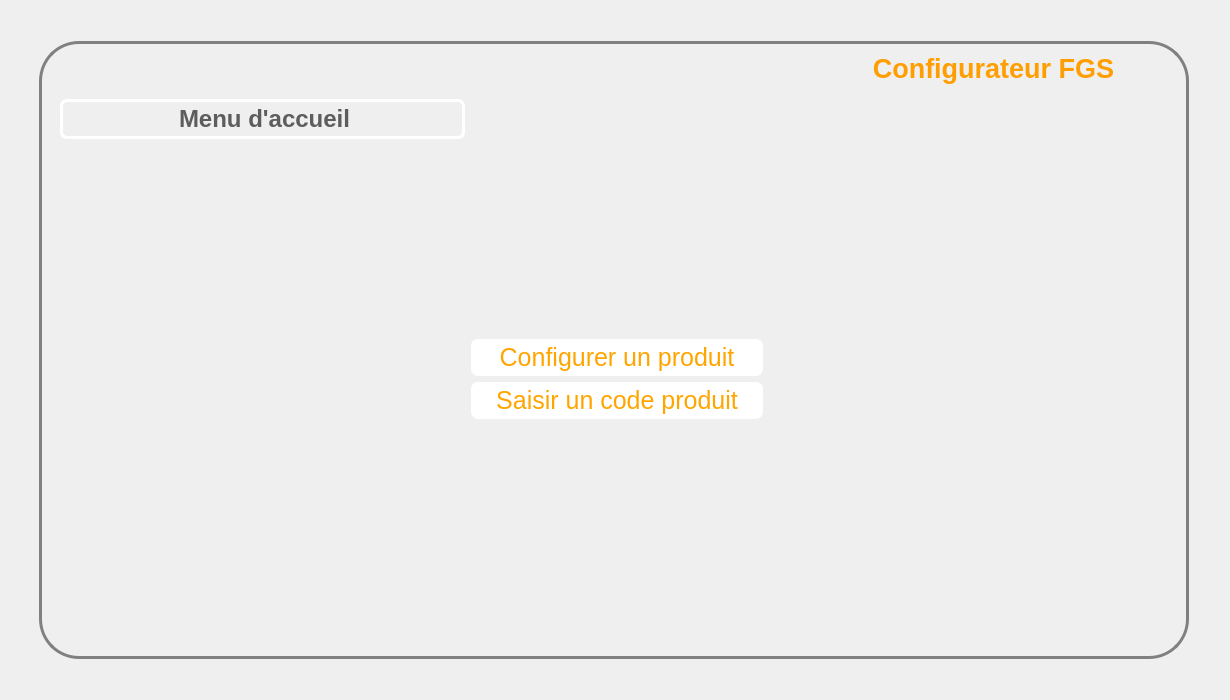
<?xml version="1.0" encoding="UTF-8"?>
<ui version="4.0">
 <class>Windows</class>
 <widget class="QDialog" name="Windows">
  <property name="geometry">
   <rect>
    <x>0</x>
    <y>0</y>
    <width>1230</width>
    <height>700</height>
   </rect>
  </property>
  <property name="minimumSize">
   <size>
    <width>1230</width>
    <height>700</height>
   </size>
  </property>
  <property name="windowTitle">
   <string>Configurateur FG</string>
  </property>
  <property name="windowIcon">
   <iconset resource="img.qrc">
    <normaloff>:/img/logo.jpg</normaloff>:/img/logo.jpg</iconset>
  </property>
  <property name="styleSheet">
   <string notr="true">#windows {
background-color: grey;
}

#mainFrame {
border: 3px solid gray;
border-radius: 40px;
border-image: url(:/img/Fond.jpg);
}

#subTitle{
background-color: transparent;
border-width: 3px;
border-color: white;
border-style: solid;
border-radius: 7;
padding: 3px;
font-size: 15px;
padding-left: 5px;
padding-right: 5px;
}



#subTitle_2{
background-color: transparent;
border-width: 3px;
border-color: white;
border-style: solid;
border-radius: 7;
padding: 3px;
font-size: 15px;
padding-left: 5px;
padding-right: 5px;

}


QPushButton {
color: orange;
background-color: white;
border-width: 1px;
border-color: white;
border-style: solid;
border-radius: 7;
padding: 3px;
font-size: 25px;
padding-left: 5px;
padding-right: 5px;
min-width: 280px;
max-width: 350px;
min-height: 25px;
max-height: 35px;
}


#page{
background-color: transparent;
}
#page2{
background-color: transparent;
}</string>
  </property>
  <layout class="QGridLayout" name="gridLayout">
   <property name="leftMargin">
    <number>9</number>
   </property>
   <item row="0" column="0">
    <layout class="QVBoxLayout" name="MainLayout">
     <property name="leftMargin">
      <number>30</number>
     </property>
     <property name="topMargin">
      <number>30</number>
     </property>
     <property name="rightMargin">
      <number>30</number>
     </property>
     <property name="bottomMargin">
      <number>30</number>
     </property>
     <item>
      <widget class="QFrame" name="mainFrame">
       <property name="frameShape">
        <enum>QFrame::StyledPanel</enum>
       </property>
       <property name="frameShadow">
        <enum>QFrame::Raised</enum>
       </property>
       <layout class="QGridLayout" name="gridLayout_4">
        <item row="10" column="3">
         <layout class="QHBoxLayout" name="horizontalLayout">
          <item>
           <spacer name="horizontalSpacer_10">
            <property name="orientation">
             <enum>Qt::Horizontal</enum>
            </property>
            <property name="sizeHint" stdset="0">
             <size>
              <width>40</width>
              <height>20</height>
             </size>
            </property>
           </spacer>
          </item>
          <item>
           <widget class="QLabel" name="vinciLabel">
            <property name="maximumSize">
             <size>
              <width>130</width>
              <height>35</height>
             </size>
            </property>
            <property name="text">
             <string/>
            </property>
            <property name="textFormat">
             <enum>Qt::RichText</enum>
            </property>
            <property name="pixmap">
             <pixmap resource="img.qrc">:/img/vinci.jpg</pixmap>
            </property>
            <property name="scaledContents">
             <bool>true</bool>
            </property>
            <property name="alignment">
             <set>Qt::AlignRight|Qt::AlignTrailing|Qt::AlignVCenter</set>
            </property>
           </widget>
          </item>
         </layout>
        </item>
        <item row="2" column="3">
         <widget class="QLabel" name="title">
          <property name="enabled">
           <bool>false</bool>
          </property>
          <property name="layoutDirection">
           <enum>Qt::RightToLeft</enum>
          </property>
          <property name="text">
           <string>&lt;!DOCTYPE HTML PUBLIC &quot;-//W3C//DTD HTML 4.0//EN&quot; &quot;http://www.w3.org/TR/REC-html40/strict.dtd&quot;&gt;
&lt;html&gt;&lt;head&gt;&lt;meta name=&quot;qrichtext&quot; content=&quot;1&quot; /&gt;&lt;style type=&quot;text/css&quot;&gt;
p, li { white-space: pre-wrap; }
&lt;/style&gt;&lt;/head&gt;&lt;body style=&quot; font-family:'Ubuntu'; font-size:11pt; font-weight:400; font-style:normal;&quot;&gt;
&lt;p align=&quot;center&quot; style=&quot; margin-top:0px; margin-bottom:0px; margin-left:0px; margin-right:0px; -qt-block-indent:0; text-indent:0px;&quot;&gt;&lt;span style=&quot; font-size:20pt; font-weight:600; color:#ff9e00;&quot;&gt;Configurateur FGS&lt;/span&gt;&lt;/p&gt;
&lt;/body&gt;&lt;/html&gt;</string>
          </property>
          <property name="scaledContents">
           <bool>true</bool>
          </property>
          <property name="alignment">
           <set>Qt::AlignCenter</set>
          </property>
         </widget>
        </item>
        <item row="10" column="1">
         <spacer name="horizontalSpacer_3">
          <property name="orientation">
           <enum>Qt::Horizontal</enum>
          </property>
          <property name="sizeHint" stdset="0">
           <size>
            <width>40</width>
            <height>20</height>
           </size>
          </property>
         </spacer>
        </item>
        <item row="8" column="0" colspan="4">
         <widget class="QStackedWidget" name="stack">
          <property name="currentIndex">
           <number>0</number>
          </property>
          <widget class="QWidget" name="page">
           <layout class="QGridLayout" name="gridLayout_3">
            <item row="4" column="1">
             <spacer name="verticalSpacer_2">
              <property name="orientation">
               <enum>Qt::Vertical</enum>
              </property>
              <property name="sizeHint" stdset="0">
               <size>
                <width>20</width>
                <height>40</height>
               </size>
              </property>
             </spacer>
            </item>
            <item row="3" column="1">
             <widget class="QPushButton" name="codeBouton">
              <property name="text">
               <string>Saisir un code produit</string>
              </property>
              <property name="autoDefault">
               <bool>true</bool>
              </property>
              <property name="default">
               <bool>false</bool>
              </property>
              <property name="flat">
               <bool>false</bool>
              </property>
             </widget>
            </item>
            <item row="0" column="0">
             <widget class="QLabel" name="subTitle">
              <property name="text">
               <string>&lt;html&gt;&lt;head/&gt;&lt;body&gt;&lt;p align=&quot;center&quot;&gt;&lt;span style=&quot; font-size:18pt; font-weight:600; color:#5d5d5d;&quot;&gt;Menu d'accueil&lt;/span&gt;&lt;/p&gt;&lt;/body&gt;&lt;/html&gt;</string>
              </property>
             </widget>
            </item>
            <item row="3" column="2">
             <spacer name="horizontalSpacer_2">
              <property name="orientation">
               <enum>Qt::Horizontal</enum>
              </property>
              <property name="sizeHint" stdset="0">
               <size>
                <width>40</width>
                <height>20</height>
               </size>
              </property>
             </spacer>
            </item>
            <item row="3" column="0">
             <spacer name="horizontalSpacer">
              <property name="orientation">
               <enum>Qt::Horizontal</enum>
              </property>
              <property name="sizeHint" stdset="0">
               <size>
                <width>40</width>
                <height>20</height>
               </size>
              </property>
             </spacer>
            </item>
            <item row="2" column="1">
             <widget class="QPushButton" name="confBouton">
              <property name="text">
               <string>Configurer un produit</string>
              </property>
              <property name="checkable">
               <bool>false</bool>
              </property>
              <property name="autoDefault">
               <bool>true</bool>
              </property>
              <property name="default">
               <bool>false</bool>
              </property>
             </widget>
            </item>
            <item row="1" column="1">
             <spacer name="verticalSpacer">
              <property name="orientation">
               <enum>Qt::Vertical</enum>
              </property>
              <property name="sizeHint" stdset="0">
               <size>
                <width>20</width>
                <height>40</height>
               </size>
              </property>
             </spacer>
            </item>
           </layout>
          </widget>
          <widget class="QWidget" name="page2">
           <property name="enabled">
            <bool>true</bool>
           </property>
           <property name="autoFillBackground">
            <bool>false</bool>
           </property>
           <layout class="QGridLayout" name="gridLayout_5">
            <item row="5" column="4">
             <spacer name="horizontalSpacer_4">
              <property name="orientation">
               <enum>Qt::Horizontal</enum>
              </property>
              <property name="sizeHint" stdset="0">
               <size>
                <width>40</width>
                <height>20</height>
               </size>
              </property>
             </spacer>
            </item>
            <item row="4" column="1">
             <spacer name="verticalSpacer_4">
              <property name="orientation">
               <enum>Qt::Vertical</enum>
              </property>
              <property name="sizeHint" stdset="0">
               <size>
                <width>20</width>
                <height>40</height>
               </size>
              </property>
             </spacer>
            </item>
            <item row="5" column="2">
             <spacer name="horizontalSpacer_8">
              <property name="orientation">
               <enum>Qt::Horizontal</enum>
              </property>
              <property name="sizeHint" stdset="0">
               <size>
                <width>40</width>
                <height>20</height>
               </size>
              </property>
             </spacer>
            </item>
            <item row="5" column="0">
             <spacer name="horizontalSpacer_7">
              <property name="orientation">
               <enum>Qt::Horizontal</enum>
              </property>
              <property name="sizeHint" stdset="0">
               <size>
                <width>40</width>
                <height>20</height>
               </size>
              </property>
             </spacer>
            </item>
            <item row="5" column="3">
             <widget class="QPushButton" name="suivBouton">
              <property name="text">
               <string>Suivant</string>
              </property>
             </widget>
            </item>
            <item row="0" column="0">
             <widget class="QLabel" name="subTitle_2">
              <property name="minimumSize">
               <size>
                <width>0</width>
                <height>0</height>
               </size>
              </property>
              <property name="maximumSize">
               <size>
                <width>16777215</width>
                <height>16777215</height>
               </size>
              </property>
              <property name="text">
               <string>&lt;html&gt;&lt;head/&gt;&lt;body&gt;&lt;p&gt;&lt;span style=&quot; font-size:18pt; font-weight:600; color:#5d5d5d;&quot;&gt;Saisie du code Produit&lt;/span&gt;&lt;/p&gt;&lt;/body&gt;&lt;/html&gt;</string>
              </property>
             </widget>
            </item>
            <item row="2" column="0">
             <spacer name="horizontalSpacer_5">
              <property name="orientation">
               <enum>Qt::Horizontal</enum>
              </property>
              <property name="sizeHint" stdset="0">
               <size>
                <width>40</width>
                <height>20</height>
               </size>
              </property>
             </spacer>
            </item>
            <item row="5" column="1">
             <widget class="QPushButton" name="precBouton">
              <property name="text">
               <string>Précédent</string>
              </property>
             </widget>
            </item>
            <item row="2" column="4">
             <spacer name="horizontalSpacer_6">
              <property name="orientation">
               <enum>Qt::Horizontal</enum>
              </property>
              <property name="sizeHint" stdset="0">
               <size>
                <width>40</width>
                <height>20</height>
               </size>
              </property>
             </spacer>
            </item>
            <item row="1" column="0">
             <spacer name="verticalSpacer_3">
              <property name="orientation">
               <enum>Qt::Vertical</enum>
              </property>
              <property name="sizeHint" stdset="0">
               <size>
                <width>20</width>
                <height>40</height>
               </size>
              </property>
             </spacer>
            </item>
            <item row="2" column="1" colspan="3">
             <layout class="QGridLayout" name="gridLayout_2">
              <item row="1" column="0" colspan="4">
               <widget class="QGroupBox" name="groupBox">
                <property name="title">
                 <string>Choix de la Configuration</string>
                </property>
                <layout class="QVBoxLayout" name="verticalLayout">
                 <item>
                  <widget class="QRadioButton" name="classicBouton">
                   <property name="text">
                    <string>Configuration Classique</string>
                   </property>
                   <property name="checked">
                    <bool>true</bool>
                   </property>
                  </widget>
                 </item>
                 <item>
                  <widget class="QRadioButton" name="bordBouton">
                   <property name="text">
                    <string>Configuration Bordereau</string>
                   </property>
                  </widget>
                 </item>
                </layout>
               </widget>
              </item>
              <item row="0" column="0">
               <widget class="QLabel" name="label">
                <property name="layoutDirection">
                 <enum>Qt::RightToLeft</enum>
                </property>
                <property name="text">
                 <string>&lt;html&gt;&lt;head/&gt;&lt;body&gt;&lt;p&gt;&lt;span style=&quot; font-size:16pt; font-weight:600; color:#5c5c5c;&quot;&gt;Code Produit : &lt;/span&gt;&lt;/p&gt;&lt;/body&gt;&lt;/html&gt;</string>
                </property>
                <property name="alignment">
                 <set>Qt::AlignCenter</set>
                </property>
               </widget>
              </item>
              <item row="0" column="2">
               <spacer name="horizontalSpacer_9">
                <property name="orientation">
                 <enum>Qt::Horizontal</enum>
                </property>
                <property name="sizeHint" stdset="0">
                 <size>
                  <width>40</width>
                  <height>20</height>
                 </size>
                </property>
               </spacer>
              </item>
              <item row="0" column="1">
               <widget class="QLineEdit" name="codeLine">
                <property name="text">
                 <string/>
                </property>
               </widget>
              </item>
             </layout>
            </item>
           </layout>
          </widget>
         </widget>
        </item>
        <item row="2" column="0">
         <widget class="QLabel" name="logo">
          <property name="maximumSize">
           <size>
            <width>150</width>
            <height>90</height>
           </size>
          </property>
          <property name="text">
           <string/>
          </property>
          <property name="textFormat">
           <enum>Qt::RichText</enum>
          </property>
          <property name="pixmap">
           <pixmap resource="img.qrc">:/img/logo.jpg</pixmap>
          </property>
          <property name="scaledContents">
           <bool>true</bool>
          </property>
          <property name="alignment">
           <set>Qt::AlignCenter</set>
          </property>
         </widget>
        </item>
        <item row="2" column="2">
         <spacer name="horizontalSpacer_11">
          <property name="orientation">
           <enum>Qt::Horizontal</enum>
          </property>
          <property name="sizeHint" stdset="0">
           <size>
            <width>40</width>
            <height>20</height>
           </size>
          </property>
         </spacer>
        </item>
       </layout>
      </widget>
     </item>
    </layout>
   </item>
  </layout>
 </widget>
 <resources>
  <include location="img.qrc"/>
 </resources>
 <connections/>
</ui>
